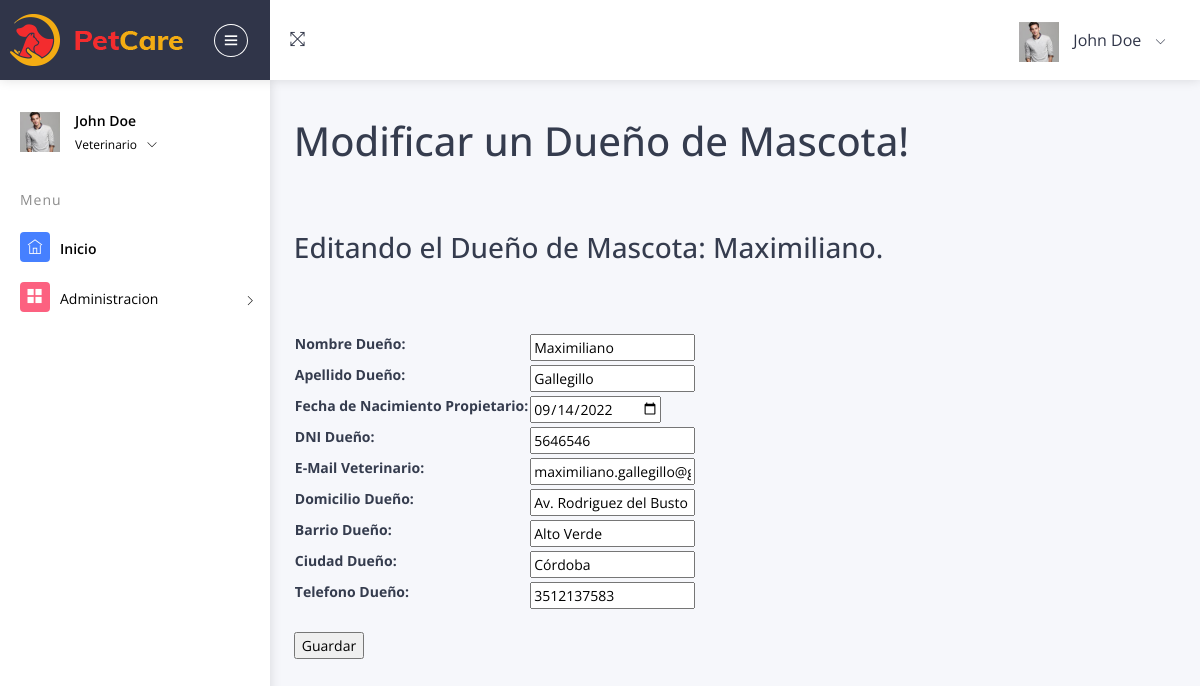
/AppVet/modificarPropietario/2 (signed in), run on an earlier commit of the app's database.
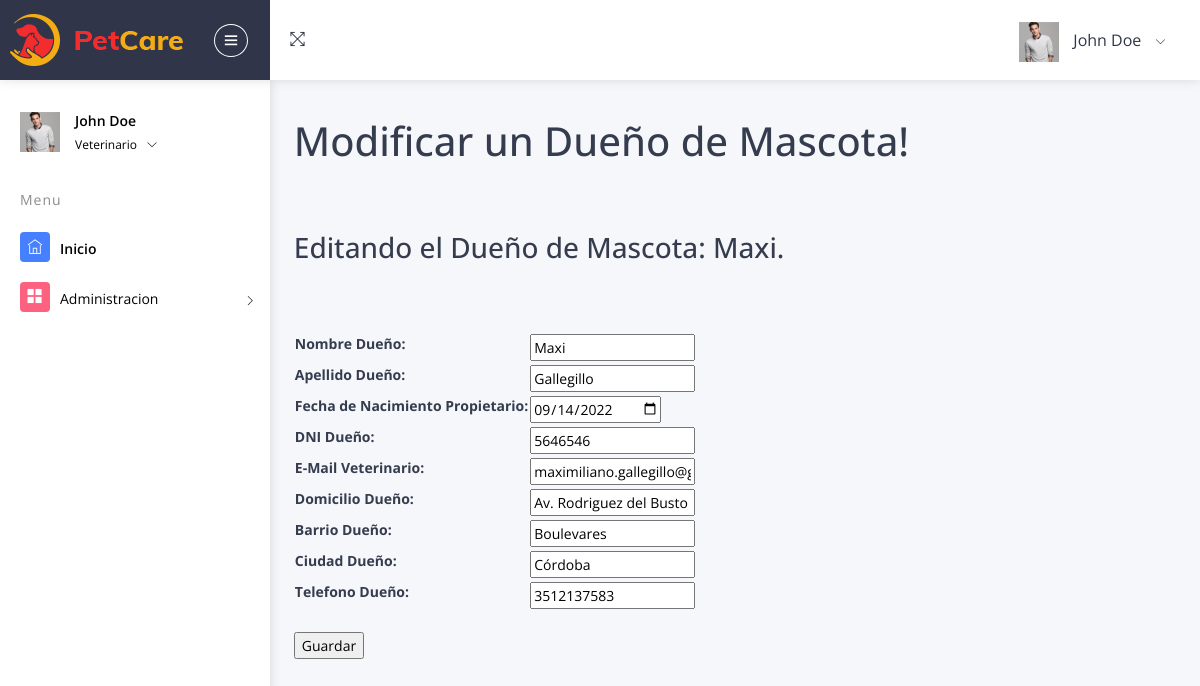
And on a later commit of the database.
### AppVet/models.py (models this page shows)
class DatosPropietario(models.Model):
    nombrePropietario = models.CharField(max_length=30)
    apellidoPropietario = models.CharField(max_length=30)
    fechaNacimientoPropietario = models.DateField()
    dniPropietario = models.IntegerField()
    emailPropietario = models.EmailField(max_length=254)
    direccionPropietario = models.CharField(max_length=200)
    barrioPropietario = models.CharField(max_length=30)
    ciudadPropietario = models.CharField(max_length=50)
    telefonoPropietario = models.IntegerField()

### AppVet/views.py (the view)
# urls.py: path('modificarPropietario/<id>', views.modificarPropietario,
@login_required
def modificarPropietario(request, id):
    propietario = DatosPropietario.objects.get(id=id)
    if request.method == "POST":
        formularioPropMod = propietarioForm(request.POST)
        if formularioPropMod.is_valid():
            info = formularioPropMod.cleaned_data
            propietario.nombrePropietario = info["nombrePropietarioForm"]
            propietario.apellidoPropietario = info["apellidoPropietarioForm"]
            propietario.fechaNacimientoPropietario = info["fechaNacimientoPropietarioForm"]
            propietario.dniPropietario = info["dniPropietarioForm"]
            propietario.emailPropietario = info["emailPropietarioForm"]
            propietario.direccionPropietario = info["direccionPropietarioForm"]
            propietario.barrioPropietario = info["barrioPropietarioForm"]
            propietario.ciudadPropietario = info["ciudadPropietarioForm"]
            propietario.telefonoPropietario = info["telefonoPropietarioForm"]
            propietario.save()
            propietarios = DatosPropietario.objects.all()
            return render(request, "AppVet/App/Propietario/busqueda_propietario_all.html", {"propietarios": propietarios})
    else:
        formularioPropMod = propietarioForm(initial={"nombrePropietarioForm": propietario.nombrePropietario,
                                                     "apellidoPropietarioForm": propietario.apellidoPropietario,
                                                     "fechaNacimientoPropietarioForm": propietario.fechaNacimientoPropietario,
                                                     "dniPropietarioForm": propietario.dniPropietario,
                                                     "emailPropietarioForm": propietario.emailPropietario,
                                                     "direccionPropietarioForm": propietario.direccionPropietario,
                                                     "barrioPropietarioForm": propietario.barrioPropietario,
                                                     "ciudadPropietarioForm": propietario.ciudadPropietario,
                                                     "telefonoPropietarioForm": propietario.telefonoPropietario})
        return render(request, "AppVet/App/Propietario/modificar_propietario.html", {"formularioPropMod": formularioPropMod, "propietario": propietario})

### AppVet/forms.py
class propietarioForm(forms.Form):
    nombrePropietarioForm = forms.CharField(
        max_length=40, label="Nombre Dueño")
    apellidoPropietarioForm = forms.CharField(
        max_length=40, label="Apellido Dueño")
    fechaNacimientoPropietarioForm = forms.DateField(
        widget=NumberInput(attrs={'type': 'date'}), label="Fecha de Nacimiento Propietario")
    dniPropietarioForm = forms.IntegerField(label="DNI Dueño")
    emailPropietarioForm = forms.EmailField(label="E-Mail Veterinario")
    direccionPropietarioForm = forms.CharField(
        max_length=100, label="Domicilio Dueño")
    barrioPropietarioForm = forms.CharField(
        max_length=40, label="Barrio Dueño")
    ciudadPropietarioForm = forms.CharField(
        max_length=40, label="Ciudad Dueño")
    telefonoPropietarioForm = forms.IntegerField(label="Telefono Dueño")

### AppVet/templates/AppVet/App/Propietario/modificar_propietario.html (shortened to what this page needs)
{% extends "AppVet/App/app_admin.html" %} {% load static %} {% block titulo %}
<h1 class="mb-5">Modificar un Dueño de Mascota!</h1>
<br />
<h3 class="mb-5">
  Editando el Dueño de Mascota: {{ propietario.nombrePropietario }}.
</h3>
{% endblock %} {% block contenido_que_cambia %}
<br />
<form action="{% url 'modificarPropietario' propietario.id %}" method="POST">
  <table>
    {{ formularioPropMod.as_table }}
  </table>
  <br />
  <input type="submit" value="Guardar" />
</form>
{% endblock %}

What changed in the data, as far as the page shows it:
changed DatosPropietario: nombrePropietario "Maximiliano" → "Maxi"
Also different on the page:
form field nombrePropietarioForm: "Maximiliano" → "Maxi"
form field barrioPropietarioForm: "Alto Verde" → "Boulevares"
